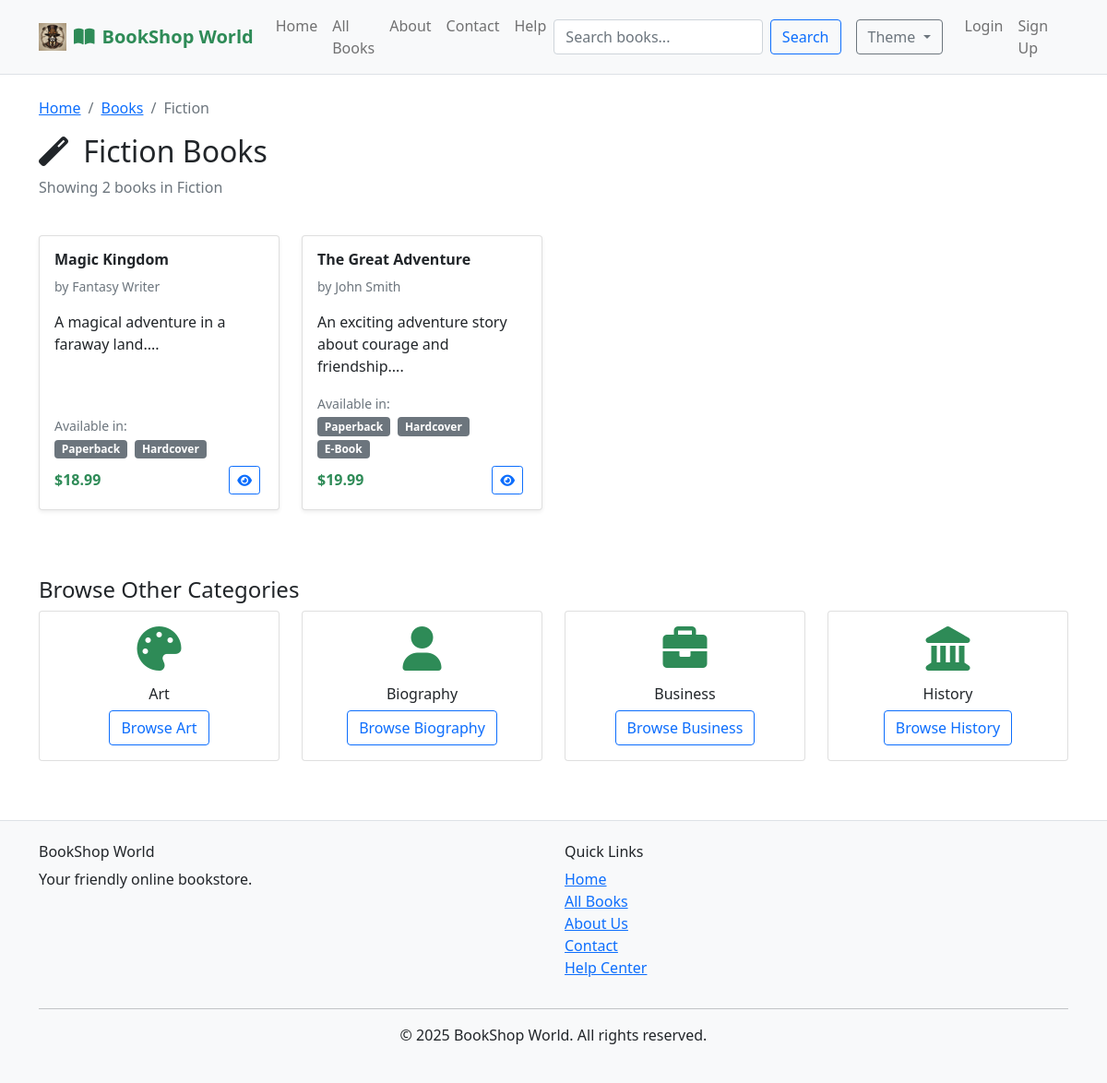
/category.php?id=1, run on the app's committed database.
### tables this page shows
CREATE TABLE categories (
    id INT AUTO_INCREMENT PRIMARY KEY,
    name VARCHAR(100) NOT NULL
);

CREATE TABLE products (
    id INT AUTO_INCREMENT PRIMARY KEY,
    title VARCHAR(200) NOT NULL,
    author VARCHAR(200) NOT NULL,
    category_id INT,
    description TEXT,
    price DECIMAL(10,2) NOT NULL,
    paperback BOOLEAN DEFAULT TRUE,
    hardcover BOOLEAN DEFAULT FALSE,
    ebook BOOLEAN DEFAULT FALSE,
    image_url VARCHAR(255),
    is_featured BOOLEAN DEFAULT FALSE,
    FOREIGN KEY (category_id) REFERENCES categories(id)
);

### config.php (called while the page is built, shortened)
<?php
function isLoggedIn() {
    return isset($_SESSION['user_id']);
}
?>

### category.php (the view, shortened to what this page needs)
<?php
require_once 'config.php';
$category_id = isset($_GET['id']) ? (int)$_GET['id'] : 0;
$stmt = $pdo->prepare("SELECT * FROM categories WHERE id = ?");
$stmt->execute([$category_id]);
$category = $stmt->fetch();
$page = isset($_GET['page']) ? (int)$_GET['page'] : 1;
$limit = 12;
$offset = ($page - 1) * $limit;
$stmt = $pdo->prepare("SELECT COUNT(*) as total FROM products WHERE category_id = ?");
$stmt->execute([$category_id]);
$total_products = $stmt->fetch()['total'];
$stmt = $pdo->prepare("SELECT * FROM products WHERE category_id = ? ORDER BY title LIMIT $limit OFFSET $offset");
$stmt->execute([$category_id]);
$products = $stmt->fetchAll();
require_once 'header.php';
?>
<div class="container mt-4">
    <nav aria-label="breadcrumb">
        <ol class="breadcrumb">
            <li class="breadcrumb-item"><a href="index.php">Home</a></li>
            <li class="breadcrumb-item"><a href="products.php">Books</a></li>
            <li class="breadcrumb-item active"><?php echo htmlspecialchars($category['name']); ?></li>
        </ol>
    </nav>
    <div class="row mb-4">
        <div class="col-12">
            <h2>
                <?php
                $icons = [
                    'Fiction' => 'fas fa-magic',
                    'Mystery' => 'fas fa-search',
                    'Romance' => 'fas fa-heart',
                    'Science Fiction' => 'fas fa-rocket',
                    'History' => 'fas fa-landmark',
                    'Biography' => 'fas fa-user',
                    'Self-Help' => 'fas fa-lightbulb',
                    'Technology' => 'fas fa-laptop-code',
                    'Business' => 'fas fa-briefcase',
                    'Art' => 'fas fa-palette'
                ];
                $icon = $icons[$category['name']] ?? 'fas fa-book';
                ?>
                <i class="<?php echo $icon; ?> me-2"></i>
                <?php echo htmlspecialchars($category['name']); ?> Books
            </h2>
            <p class="text-muted">
                Showing <?php echo $total_products; ?> books in <?php echo htmlspecialchars($category['name']); ?>
            </p>
        </div>
    </div>
    <?php if (!empty($products)): ?>
    <div class="row">
        <?php foreach ($products as $product): ?>
        <div class="col-lg-3 col-md-4 col-sm-6 mb-4">
            <div class="card product-card h-100 shadow-sm">
                <div class="card-body d-flex flex-column">
                    <h6 class="card-title fw-bold">
                        <a href="product.php?id=<?php echo $product['id']; ?>"
                           class="text-decoration-none text-dark">
                            <?php echo htmlspecialchars($product['title']); ?>
                        </a>
                    </h6>
                    <p class="card-text text-muted small">
                        by <?php echo htmlspecialchars($product['author']); ?>
                    </p>
                    <p class="card-text flex-grow-1">
                        <?php echo htmlspecialchars(substr($product['description'], 0, 100)); ?>...
                    </p>
                    <div class="mb-2">
                        <small class="text-muted">Available in:</small><br>
                        <?php if ($product['paperback']): ?>
                            <span class="badge bg-secondary me-1">Paperback</span>
                        <?php endif; ?>
                        <?php if ($product['hardcover']): ?>
                            <span class="badge bg-secondary me-1">Hardcover</span>
                        <?php endif; ?>
                        <?php if ($product['ebook']): ?>
                            <span class="badge bg-secondary me-1">E-Book</span>
                        <?php endif; ?>
                    </div>
                    <div class="mt-auto">
                        <div class="d-flex justify-content-between align-items-center">
                            <span class="h6 text-primary fw-bold mb-0">
                                $<?php echo number_format($product['price'], 2); ?>
                            </span>
                            <div>
                                <a href="product.php?id=<?php echo $product['id']; ?>"
                                   class="btn btn-outline-primary btn-sm me-1">
                                    <i class="fas fa-eye"></i>
                                </a>
                            </div>
                        </div>
                    </div>
                </div>
            </div>
        </div>
        <?php endforeach; ?>
    </div>
    <?php endif; ?>
    <div class="row mt-5">
        <div class="col-12">
            <h4>Browse Other Categories</h4>
        </div>
        <?php
        $stmt = $pdo->prepare("SELECT * FROM categories WHERE id != ? ORDER BY name LIMIT 4");
        $stmt->execute([$category_id]);
        $other_categories = $stmt->fetchAll();
        foreach ($other_categories as $other_cat): ?>
        <div class="col-lg-3 col-md-6 mb-3">
            <div class="card text-center">
                <div class="card-body">
                    <?php $icon = $icons[$other_cat['name']] ?? 'fas fa-book'; ?>
                    <i class="<?php echo $icon; ?> fa-3x text-primary mb-3"></i>
                    <h6 class="card-title"><?php echo htmlspecialchars($other_cat['name']); ?></h6>
                    <a href="category.php?id=<?php echo $other_cat['id']; ?>" class="btn btn-outline-primary">
                        Browse <?php echo htmlspecialchars($other_cat['name']); ?>
                    </a>
                </div>
            </div>
        </div>
        <?php endforeach; ?>
    </div>
</div>
<?php require_once 'footer.php'; ?>

### header.php (shortened to what this page needs)
<?php
require_once 'config.php';
?>
<!DOCTYPE html>
<html lang="en">
<head>
    <link href="https://cdn.jsdelivr.net/npm/bootstrap@5.1.3/dist/css/bootstrap.min.css" rel="stylesheet">
    <link rel="stylesheet" href="https://cdnjs.cloudflare.com/ajax/libs/font-awesome/6.0.0/css/all.min.css">
</head>
<body>
<nav class="navbar navbar-expand-lg navbar-light bg-light border-bottom">
    <div class="container">
        <a class="navbar-brand d-flex align-items-center" href="index.php">
            <img src="assets/images/logo.png" alt="BookShop World" class="me-2">
            <span><i class="fas fa-book-open me-2"></i>BookShop World</span>
        </a>
        <div class="collapse navbar-collapse" id="navbarNav">
            <ul class="navbar-nav me-auto">
                <li class="nav-item"><a class="nav-link" href="index.php">Home</a></li>
                <li class="nav-item"><a class="nav-link" href="products.php">All Books</a></li>
                <li class="nav-item"><a class="nav-link" href="about.php">About</a></li>
                <li class="nav-item"><a class="nav-link" href="contact.php">Contact</a></li>
                <li class="nav-item"><a class="nav-link" href="help/">Help</a></li>
            </ul>
            <form class="d-flex me-3" method="GET" action="search.php">
                <input class="form-control me-2" type="search" name="q" placeholder="Search books...">
                <button class="btn btn-outline-primary" type="submit">Search</button>
            </form>
            <div class="dropdown me-3">
                <button class="btn btn-outline-secondary dropdown-toggle" type="button" data-bs-toggle="dropdown">
                    Theme
                </button>
            </div>
            <ul class="navbar-nav">
                <?php if (isLoggedIn()): ?>
                    <li class="nav-item">
                        <a class="nav-link" href="cart.php">Cart</a>
                    </li>
                    <li class="nav-item dropdown">
                        <a class="nav-link dropdown-toggle" href="#" data-bs-toggle="dropdown">
                            Hi, <?php echo htmlspecialchars($_SESSION['username']); ?>
                        </a>
                        <ul class="dropdown-menu">
                            <li><a class="dropdown-item" href="user/dashboard.php">My Account</a></li>
                            <?php if (isAdmin()): ?>
                            <li><a class="dropdown-item" href="admin/">Admin Panel</a></li>
                            <?php endif; ?>
                            <li><a class="dropdown-item" href="logout.php">Logout</a></li>
                        </ul>
                    </li>
                <?php else: ?>
                    <li class="nav-item"><a class="nav-link" href="login.php">Login</a></li>
                    <li class="nav-item"><a class="nav-link" href="register.php">Sign Up</a></li>
                <?php endif; ?>
            </ul>
        </div>
    </div>
</nav>
<main>

### footer.php (shortened to what this page needs)
</main>
<footer class="bg-light mt-5 py-4 border-top">
    <div class="container">
        <div class="row">
            <div class="col-md-6">
                <h6>BookShop World</h6>
                <p>Your friendly online bookstore.</p>
            </div>
            <div class="col-md-6">
                <h6>Quick Links</h6>
                <ul class="list-unstyled">
                    <li><a href="index.php">Home</a></li>
                    <li><a href="products.php">All Books</a></li>
                    <li><a href="about.php">About Us</a></li>
                    <li><a href="contact.php">Contact</a></li>
                    <li><a href="help/">Help Center</a></li>
                </ul>
            </div>
        </div>
        <hr>
        <div class="text-center">
            <p>&copy; <?php echo date('Y'); ?> BookShop World. All rights reserved.</p>
        </div>
    </div>
</footer>
</body>
</html>

### data on the page
categories: name "Fiction"
products: title "Magic Kingdom", author "Fantasy Writer", description "A magical adventure in a faraway land.", paperback "Paperback", hardcover "Hardcover", price "18.99"
products: title "The Great Adventure", author "John Smith", description "An exciting adventure story about courage and friendship.", paperback "Paperback", hardcover "Hardcover", ebook "E-Book", price "19.99"
categories: name "Art"
categories: name "Biography"
categories: name "Business"
categories: name "History"

### other printed values
$total_products "2"
